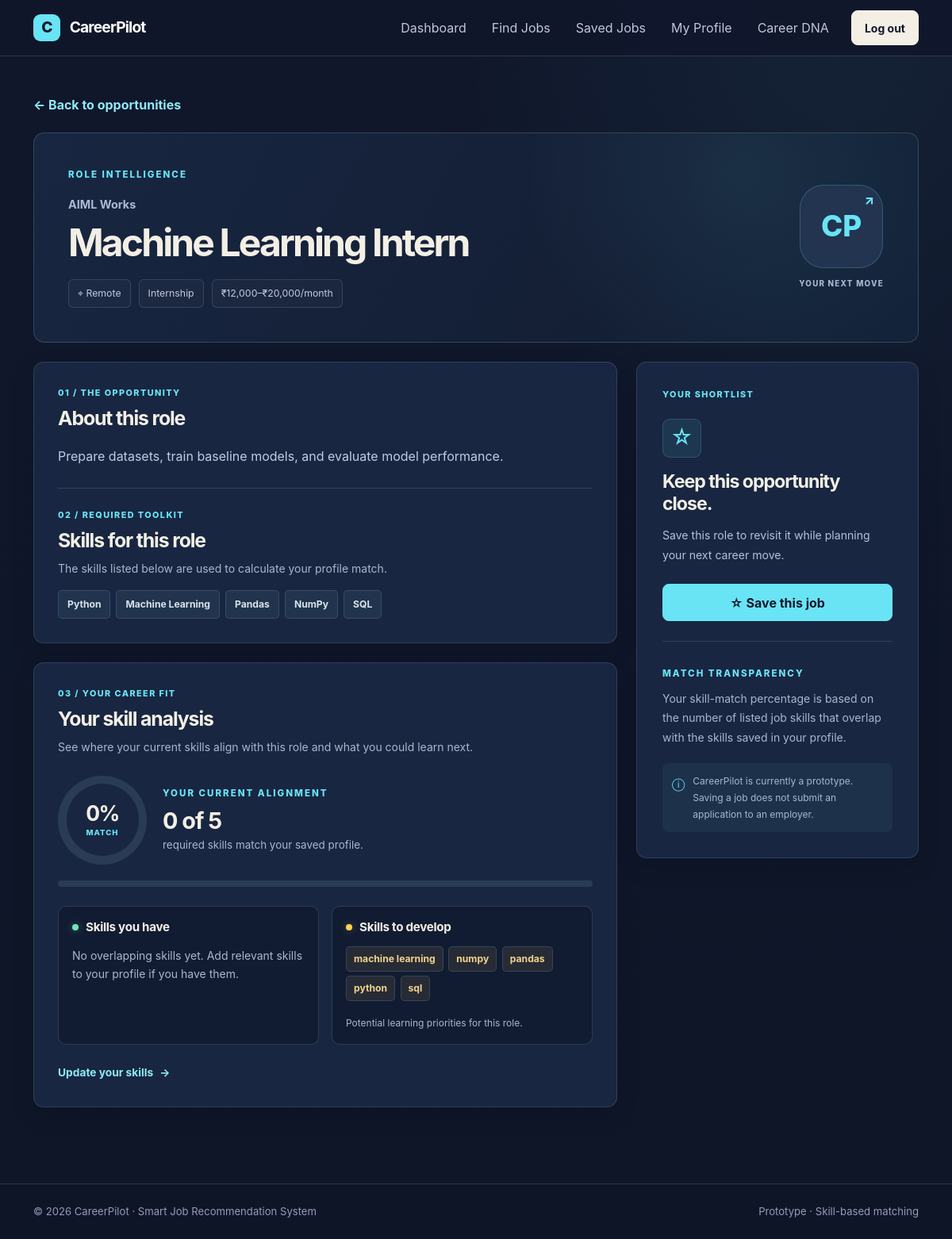
The page /job/2 (signed in) on the database its author committed.
### app.py (models this page shows)
class Job(db.Model):
    id = db.Column(db.Integer, primary_key=True)
    title = db.Column(db.String(120), nullable=False)
    company = db.Column(db.String(120), nullable=False)
    location = db.Column(db.String(120), nullable=False)
    job_type = db.Column(db.String(60), default="Full-time")
    salary = db.Column(db.String(80), default="Not specified")
    description = db.Column(db.Text, default="")
    skills_json = db.Column(db.Text, default="[]")
    @property
    def skills(self):
        try:
            return json.loads(self.skills_json or "[]")
        except (TypeError, json.JSONDecodeError):
            return []

### app.py (the view)
@app.route("/job/<int:job_id>")
@login_required
def job_detail(job_id):
    user = db.session.get(User, session["user_id"])
    job = db.get_or_404(Job, job_id)
    percent, matched, missing, ml_score = match_data(
        user.skills,
        job.skills,
        job.title,
        job.description,
        job.company
    )
    saved = SavedJob.query.filter_by(
        user_id=user.id,
        job_id=job.id
    ).first() is not None
    return render_template(
        "job_detail.html",
        job=job,
        percent=percent,
        matched=matched,
        missing=missing,
        ml_score=ml_score,
        saved=saved
    )

### app.py (called while the page is built, shortened)
def match_data(
    user_skills,
    job_skills,
    job_title="",
    job_description="",
    company=""
):
    mine = {
        skill.strip().lower()
        for skill in user_skills if skill.strip()
    }
    required = {
        skill.strip().lower()
        for skill in job_skills if skill.strip()
    }
    matched = sorted(mine & required)
    missing = sorted(required - mine)
    profile_text = " ".join(user_skills).strip()
    job_text = " ".join([
        job_title,
        company,
        " ".join(job_skills),
        job_description
    ]).strip()
    if not profile_text or not job_text:
        return 0, matched, missing, 0

def login_required(fn):
    @wraps(fn)
    def wrapper(*args, **kwargs):
        if "user_id" not in session:
            flash("Please log in to access your dashboard.", "info")
            return redirect(url_for("login"))
        user = db.session.get(User, session["user_id"])
        return fn(*args, **kwargs)
    return wrapper

@app.context_processor
def inject_user():
    user = db.session.get(User, session.get("user_id")) if session.get("user_id") else None
    return {"current_user": user}

    @property
    def skills(self):
        try:
            return json.loads(self.skills_json or "[]")
        except (TypeError, json.JSONDecodeError):
            return []

### templates/job_detail.html (shortened to what this page needs)
{% extends "base.html" %}
{% block content %}
<a href="{{ url_for('jobs') }}" class="link-arrow back-to-jobs">
    ← Back to opportunities
</a>
<div class="role-page-header mt-3 mb-4">
    <div class="role-header-main">
        <div class="eyebrow">ROLE INTELLIGENCE</div>
        <div class="role-company mt-3">{{ job.company }}</div>
        <h1 class="role-page-title mt-2">{{ job.title }}</h1>
        <div class="role-meta-list">
            <span>⌖ {{ job.location }}</span>
            <span>{{ job.job_type }}</span>
            <span>{{ job.salary }}</span>
        </div>
    </div>
    <div class="role-header-mark" aria-hidden="true">
        <div class="role-mark-inner">CP<span>↗</span></div>
        <div class="role-mark-caption">YOUR NEXT MOVE</div>
    </div>
</div>
<div class="row g-4 align-items-start">
    <div class="col-lg-8">
        <section class="job-card role-content-card mb-4">
            <div class="role-section-kicker">01 / THE OPPORTUNITY</div>
            <h2 class="role-section-title mt-2">About this role</h2>
            <p class="role-description">{{ job.description }}</p>
            <div class="role-divider"></div>
            <div class="role-section-kicker">02 / REQUIRED TOOLKIT</div>
            <h2 class="role-section-title mt-2">Skills for this role</h2>
            <p class="text-secondary small mb-3">
                The skills listed below are used to calculate your profile match.
            </p>
            <div class="role-skills-list">
                {% for skill in job.skills %}
                <span class="skill role-skill">{{ skill }}</span>
                {% endfor %}
            </div>
        </section>
        <section class="job-card role-analysis-card">
            <div class="role-section-kicker">03 / YOUR CAREER FIT</div>
            <h2 class="role-section-title mt-2">Your skill analysis</h2>
            <p class="text-secondary small">
                See where your current skills align with this role and what
                you could learn next.
            </p>
            <div class="role-score-overview">
                <div class="role-score-ring" style="--score: {{ percent }}%;">
                    <div class="role-score-ring-inner">
                        <strong>{{ percent }}%</strong>
                        <span>MATCH</span>
                    </div>
                </div>
                <div class="role-score-copy">
                    <div class="eyebrow">YOUR CURRENT ALIGNMENT</div>
                    <h3>{{ matched|length }} of {{ job.skills|length }}</h3>
                    <p class="mb-0">
                        required skills match your saved profile.
                    </p>
                </div>
            </div>
            <div class="role-progress-track mb-4">
            </div>
            <div class="row g-3">
                <div class="col-md-6">
                    <div class="analysis-box role-skill-box">
                        <div class="role-skill-box-heading">
                            <span class="role-status-dot have-dot"></span>
                            <h3>Skills you have</h3>
                        </div>
                        {% if matched %}
                            {% for skill in matched %}
                            <span class="skill success-skill">{{ skill }}</span>
                            {% endfor %}
                            <p class="role-box-note">
                                Skills already present in your profile.
                            </p>
                        {% else %}
                            <p class="small text-secondary mb-0">
                                No overlapping skills yet. Add relevant skills
                                to your profile if you have them.
                            </p>
                        {% endif %}
                    </div>
                </div>
                <div class="col-md-6">
                    <div class="analysis-box role-skill-box">
                        <div class="role-skill-box-heading">
                            <span class="role-status-dot learn-dot"></span>
                            <h3>Skills to develop</h3>
                        </div>
                        {% if missing %}
                            {% for skill in missing %}
                            <span class="skill missing-skill">{{ skill }}</span>
                            {% endfor %}
                            <p class="role-box-note">
                                Potential learning priorities for this role.
                            </p>
                        {% else %}
                            <p class="small text-secondary mb-0">
                                Great! All listed skills match your profile.
                            </p>
                        {% endif %}
                    </div>
                </div>
            </div>
            <a href="{{ url_for('profile') }}" class="role-profile-link mt-4">
                Update your skills <span>→</span>
            </a>
        </section>
    </div>
    <div class="col-lg-4">
        <aside class="profile-card role-action-panel">
            <div class="role-action-label">YOUR SHORTLIST</div>
            <div class="role-save-symbol">{{ '★' if saved else '☆' }}</div>
            <h2>{{ 'Role saved' if saved else 'Keep this opportunity close.' }}</h2>
            <p>
                {{ 'This role is in your saved jobs. You can remove it whenever you like.'
                   if saved
                   else 'Save this role to revisit it while planning your next career move.' }}
            </p>
            <form method="post"
                  action="{{ url_for('save_job', job_id=job.id) }}">
                <button type="submit"
                        class="btn {{ 'btn-outline-primary' if saved else 'btn-primary' }} w-100">
                    {{ 'Remove saved job' if saved else '☆ Save this job' }}
                </button>
            </form>
            <div class="role-divider"></div>
            <div class="role-transparency">
                <span class="eyebrow">MATCH TRANSPARENCY</span>
                <p class="small mt-2 mb-0">
                    Your skill-match percentage is based on the number of
                    listed job skills that overlap with the skills saved
                    in your profile.
                </p>
            </div>
            <div class="role-demo-note">
                <span>ⓘ</span>
                <p>
                    CareerPilot is currently a prototype. Saving a job
                    does not submit an application to an employer.
                </p>
            </div>
        </aside>
    </div>
</div>
{% endblock %}

### rows shown on the page
Job: company "AIML Works", title "Machine Learning Intern", location "Remote", job_type "Internship", salary "₹12,000–₹20,000/month", description "Prepare datasets, train baseline models, and evaluate model performance."

### other values the page prints
{{ skill }} "Python" "Machine Learning" "Pandas" "NumPy" "SQL"
{{ percent }} "0"
{{ matched|length }} "0"
{{ job.skills|length }} "5"
{{ skill }} "machine learning" "numpy" "pandas" "python" "sql"
{{ '★' if saved else '☆' }} "☆"
{{ 'Role saved' if saved else 'Keep this opportunity close.' }} "Keep this opportunity close."
{{ 'Remove saved job' if saved else '☆ Save this job' }} "☆ Save this job"
